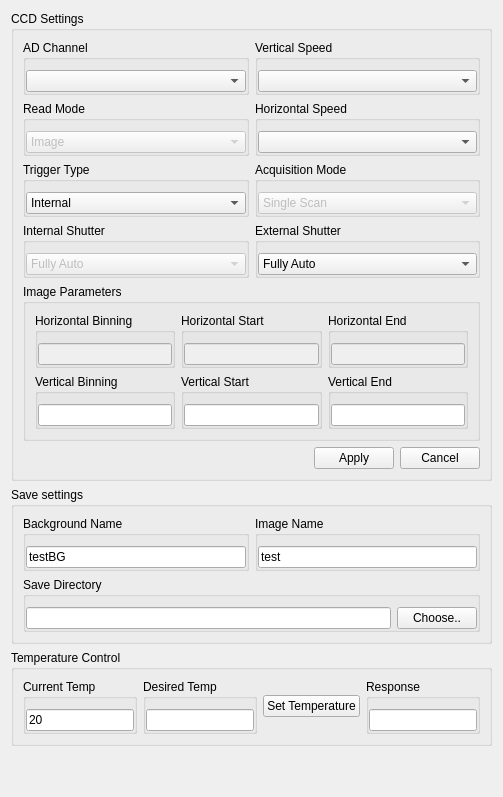
      <widget class="QWidget" name="tabSettings">
       <attribute name="title">
        <string>Settings</string>
       </attribute>
       <layout class="QVBoxLayout" name="verticalLayout_7">
        <item>
         <widget class="QGroupBox" name="gbSettings">
          <property name="title">
           <string>CCD Settings</string>
          </property>
          <layout class="QVBoxLayout" name="verticalLayout_5">
           <item>
            <layout class="QGridLayout" name="gridLayout_2">
             <item row="0" column="0">
              <widget class="QGroupBox" name="groupBox_6">
               <property name="title">
                <string>AD Channel</string>
               </property>
               <property name="flat">
                <bool>true</bool>
               </property>
               <layout class="QVBoxLayout" name="verticalLayout_4">
                <property name="leftMargin">
                 <number>0</number>
                </property>
                <property name="topMargin">
                 <number>10</number>
                </property>
                <property name="rightMargin">
                 <number>0</number>
                </property>
                <property name="bottomMargin">
                 <number>0</number>
                </property>
                <item>
                 <widget class="QComboBox" name="cSettingsADChannel"/>
                </item>
               </layout>
              </widget>
             </item>
             <item row="2" column="1">
              <widget class="QGroupBox" name="groupBox_13">
               <property name="title">
                <string>Horizontal Speed</string>
               </property>
               <property name="flat">
                <bool>true</bool>
               </property>
               <layout class="QHBoxLayout" name="horizontalLayout_11">
                <property name="leftMargin">
                 <number>0</number>
                </property>
                <property name="topMargin">
                 <number>10</number>
                </property>
                <property name="rightMargin">
                 <number>0</number>
                </property>
                <property name="bottomMargin">
                 <number>0</number>
                </property>
                <item>
                 <widget class="QComboBox" name="cSettingsHSS"/>
                </item>
               </layout>
              </widget>
             </item>
             <item row="0" column="1">
              <widget class="QGroupBox" name="groupBox_11">
               <property name="title">
                <string>Vertical Speed</string>
               </property>
               <property name="flat">
                <bool>true</bool>
               </property>
               <layout class="QHBoxLayout" name="horizontalLayout_9">
                <property name="leftMargin">
                 <number>0</number>
                </property>
                <property name="topMargin">
                 <number>10</number>
                </property>
                <property name="rightMargin">
                 <number>0</number>
                </property>
                <property name="bottomMargin">
                 <number>0</number>
                </property>
                <item>
                 <widget class="QComboBox" name="cSettingsVSS"/>
                </item>
               </layout>
              </widget>
             </item>
             <item row="2" column="0">
              <widget class="QGroupBox" name="groupBox_12">
               <property name="title">
                <string>Read Mode</string>
               </property>
               <property name="flat">
                <bool>true</bool>
               </property>
               <layout class="QHBoxLayout" name="horizontalLayout_10">
                <property name="leftMargin">
                 <number>0</number>
                </property>
                <property name="topMargin">
                 <number>10</number>
                </property>
                <property name="rightMargin">
                 <number>0</number>
                </property>
                <property name="bottomMargin">
                 <number>0</number>
                </property>
                <item>
                 <widget class="QComboBox" name="cSettingsReadMode">
                  <property name="enabled">
                   <bool>false</bool>
                  </property>
                  <property name="currentIndex">
                   <number>4</number>
                  </property>
                  <item>
                   <property name="text">
                    <string>Full Vertical Binning</string>
                   </property>
                  </item>
                  <item>
                   <property name="text">
                    <string>Multi-Track</string>
                   </property>
                  </item>
                  <item>
                   <property name="text">
                    <string>Random-Track</string>
                   </property>
                  </item>
                  <item>
                   <property name="text">
                    <string>Single-Track</string>
                   </property>
                  </item>
                  <item>
                   <property name="text">
                    <string>Image</string>
                   </property>
                  </item>
                 </widget>
                </item>
               </layout>
              </widget>
             </item>
             <item row="3" column="0">
              <widget class="QGroupBox" name="groupBox_14">
               <property name="title">
                <string>Trigger Type</string>
               </property>
               <property name="flat">
                <bool>true</bool>
               </property>
               <layout class="QHBoxLayout" name="horizontalLayout_12">
                <property name="leftMargin">
                 <number>0</number>
                </property>
                <property name="topMargin">
                 <number>10</number>
                </property>
                <property name="rightMargin">
                 <number>0</number>
                </property>
                <property name="bottomMargin">
                 <number>0</number>
                </property>
                <item>
                 <widget class="QComboBox" name="cSettingsTrigger">
                  <item>
                   <property name="text">
                    <string>Internal</string>
                   </property>
                  </item>
                  <item>
                   <property name="text">
                    <string>External</string>
                   </property>
                  </item>
                 </widget>
                </item>
               </layout>
              </widget>
             </item>
             <item row="3" column="1">
              <widget class="QGroupBox" name="groupBox_15">
               <property name="title">
                <string>Acquisition Mode</string>
               </property>
               <property name="flat">
                <bool>true</bool>
               </property>
               <layout class="QHBoxLayout" name="horizontalLayout_13">
                <property name="leftMargin">
                 <number>0</number>
                </property>
                <property name="topMargin">
                 <number>10</number>
                </property>
                <property name="rightMargin">
                 <number>0</number>
                </property>
                <property name="bottomMargin">
                 <number>0</number>
                </property>
                <item>
                 <widget class="QComboBox" name="cSettingsAcquisitionMode">
                  <property name="enabled">
                   <bool>false</bool>
                  </property>
                  <property name="currentIndex">
                   <number>1</number>
                  </property>
                  <item>
                   <property name="text">
                    <string>NA</string>
                   </property>
                  </item>
                  <item>
                   <property name="text">
                    <string>Single Scan</string>
                   </property>
                  </item>
                  <item>
                   <property name="text">
                    <string>Accumulate</string>
                   </property>
                  </item>
                  <item>
                   <property name="text">
                    <string>Kinetic</string>
                   </property>
                  </item>
                  <item>
                   <property name="text">
                    <string>Fast Kinetics</string>
                   </property>
                  </item>
                  <item>
                   <property name="text">
                    <string>Run till abort</string>
                   </property>
                  </item>
                  <item>
                   <property name="text">
                    <string>NA</string>
                   </property>
                  </item>
                  <item>
                   <property name="text">
                    <string>NA</string>
                   </property>
                  </item>
                  <item>
                   <property name="text">
                    <string>NA</string>
                   </property>
                  </item>
                  <item>
                   <property name="text">
                    <string>Time delayed integration</string>
                   </property>
                  </item>
                 </widget>
                </item>
               </layout>
              </widget>
             </item>
             <item row="4" column="1">
              <widget class="QGroupBox" name="groupBox_50">
               <property name="title">
                <string>External Shutter</string>
               </property>
               <property name="flat">
                <bool>true</bool>
               </property>
               <layout class="QHBoxLayout" name="horizontalLayout_42">
                <property name="leftMargin">
                 <number>0</number>
                </property>
                <property name="topMargin">
                 <number>10</number>
                </property>
                <property name="rightMargin">
                 <number>0</number>
                </property>
                <property name="bottomMargin">
                 <number>0</number>
                </property>
                <item>
                 <widget class="QComboBox" name="cSettingsShutterEx">
                  <item>
                   <property name="text">
                    <string>Fully Auto</string>
                   </property>
                  </item>
                  <item>
                   <property name="text">
                    <string>Permanently Open</string>
                   </property>
                  </item>
                  <item>
                   <property name="text">
                    <string>Permanently Closed</string>
                   </property>
                  </item>
                 </widget>
                </item>
               </layout>
              </widget>
             </item>
             <item row="4" column="0">
              <widget class="QGroupBox" name="groupBox_51">
               <property name="title">
                <string>Internal Shutter</string>
               </property>
               <property name="flat">
                <bool>true</bool>
               </property>
               <layout class="QHBoxLayout" name="horizontalLayout_43">
                <property name="leftMargin">
                 <number>0</number>
                </property>
                <property name="topMargin">
                 <number>10</number>
                </property>
                <property name="rightMargin">
                 <number>0</number>
                </property>
                <property name="bottomMargin">
                 <number>0</number>
                </property>
                <item>
                 <widget class="QComboBox" name="cSettingsShutter">
                  <property name="enabled">
                   <bool>false</bool>
                  </property>
                  <item>
                   <property name="text">
                    <string>Fully Auto</string>
                   </property>
                  </item>
                  <item>
                   <property name="text">
                    <string>Permanently Open</string>
                   </property>
                  </item>
                  <item>
                   <property name="text">
                    <string>Permanently Closed</string>
                   </property>
                  </item>
                 </widget>
                </item>
               </layout>
              </widget>
             </item>
            </layout>
           </item>
           <item>
            <widget class="QGroupBox" name="gbImageParams">
             <property name="enabled">
              <bool>true</bool>
             </property>
             <property name="title">
              <string>Image Parameters</string>
             </property>
             <layout class="QHBoxLayout" name="horizontalLayout_2">
              <item>
               <layout class="QGridLayout" name="gridLayout_4">
                <item row="0" column="1">
                 <widget class="QGroupBox" name="groupBox_18">
                  <property name="title">
                   <string>Horizontal Start</string>
                  </property>
                  <property name="flat">
                   <bool>true</bool>
                  </property>
                  <layout class="QHBoxLayout" name="horizontalLayout_16">
                   <property name="leftMargin">
                    <number>0</number>
                   </property>
                   <property name="topMargin">
                    <number>10</number>
                   </property>
                   <property name="rightMargin">
                    <number>0</number>
                   </property>
                   <property name="bottomMargin">
                    <number>0</number>
                   </property>
                   <item>
                    <widget class="QINumberEdit" name="tHStart">
                     <property name="enabled">
                      <bool>false</bool>
                     </property>
                    </widget>
                   </item>
                  </layout>
                 </widget>
                </item>
                <item row="2" column="0">
                 <widget class="QGroupBox" name="groupBox_17">
                  <property name="title">
                   <string>Vertical Binning</string>
                  </property>
                  <property name="flat">
                   <bool>true</bool>
                  </property>
                  <layout class="QHBoxLayout" name="horizontalLayout_15">
                   <property name="leftMargin">
                    <number>0</number>
                   </property>
                   <property name="topMargin">
                    <number>10</number>
                   </property>
                   <property name="rightMargin">
                    <number>0</number>
                   </property>
                   <property name="bottomMargin">
                    <number>0</number>
                   </property>
                   <item>
                    <widget class="QINumberEdit" name="tVBin">
                     <property name="enabled">
                      <bool>true</bool>
                     </property>
                    </widget>
                   </item>
                  </layout>
                 </widget>
                </item>
                <item row="0" column="0">
                 <widget class="QGroupBox" name="groupBox_16">
                  <property name="title">
                   <string>Horizontal Binning</string>
                  </property>
                  <property name="flat">
                   <bool>true</bool>
                  </property>
                  <layout class="QHBoxLayout" name="horizontalLayout_14">
                   <property name="leftMargin">
                    <number>0</number>
                   </property>
                   <property name="topMargin">
                    <number>10</number>
                   </property>
                   <property name="rightMargin">
                    <number>0</number>
                   </property>
                   <property name="bottomMargin">
                    <number>0</number>
                   </property>
                   <item>
                    <widget class="QINumberEdit" name="tHBin">
                     <property name="enabled">
                      <bool>false</bool>
                     </property>
                    </widget>
                   </item>
                  </layout>
                 </widget>
                </item>
                <item row="0" column="2">
                 <widget class="QGroupBox" name="groupBox_19">
                  <property name="title">
                   <string>Horizontal End</string>
                  </property>
                  <property name="flat">
                   <bool>true</bool>
                  </property>
                  <layout class="QHBoxLayout" name="horizontalLayout_17">
                   <property name="leftMargin">
                    <number>0</number>
                   </property>
                   <property name="topMargin">
                    <number>10</number>
                   </property>
                   <property name="rightMargin">
                    <number>0</number>
                   </property>
                   <property name="bottomMargin">
                    <number>0</number>
                   </property>
                   <item>
                    <widget class="QINumberEdit" name="tHEnd">
                     <property name="enabled">
                      <bool>false</bool>
                     </property>
                    </widget>
                   </item>
                  </layout>
                 </widget>
                </item>
                <item row="2" column="1">
                 <widget class="QGroupBox" name="groupBox_20">
                  <property name="title">
                   <string>Vertical Start</string>
                  </property>
                  <property name="flat">
                   <bool>true</bool>
                  </property>
                  <layout class="QHBoxLayout" name="horizontalLayout_18">
                   <property name="leftMargin">
                    <number>0</number>
                   </property>
                   <property name="topMargin">
                    <number>10</number>
                   </property>
                   <property name="rightMargin">
                    <number>0</number>
                   </property>
                   <property name="bottomMargin">
                    <number>0</number>
                   </property>
                   <item>
                    <widget class="QINumberEdit" name="tVStart"/>
                   </item>
                  </layout>
                 </widget>
                </item>
                <item row="2" column="2">
                 <widget class="QGroupBox" name="groupBox_21">
                  <property name="title">
                   <string>Vertical End</string>
                  </property>
                  <property name="flat">
                   <bool>true</bool>
                  </property>
                  <layout class="QHBoxLayout" name="horizontalLayout_19">
                   <property name="leftMargin">
                    <number>0</number>
                   </property>
                   <property name="topMargin">
                    <number>10</number>
                   </property>
                   <property name="rightMargin">
                    <number>0</number>
                   </property>
                   <property name="bottomMargin">
                    <number>0</number>
                   </property>
                   <item>
                    <widget class="QINumberEdit" name="tVEnd"/>
                   </item>
                  </layout>
                 </widget>
                </item>
               </layout>
              </item>
             </layout>
            </widget>
           </item>
           <item>
            <layout class="QHBoxLayout" name="horizontalLayout_3">
             <item>
              <spacer name="horizontalSpacer_2">
               <property name="orientation">
                <enum>Qt::Horizontal</enum>
               </property>
               <property name="sizeHint" stdset="0">
                <size>
                 <width>40</width>
                 <height>20</height>
                </size>
               </property>
              </spacer>
             </item>
             <item>
              <widget class="QPushButton" name="bSettingsApply">
               <property name="text">
                <string>Apply</string>
               </property>
              </widget>
             </item>
             <item>
              <widget class="QPushButton" name="bSettingsCancel">
               <property name="text">
                <string>Cancel</string>
               </property>
              </widget>
             </item>
            </layout>
           </item>
          </layout>
         </widget>
        </item>
        <item>
         <widget class="QGroupBox" name="groupBox_5">
          <property name="title">
           <string>Save settings</string>
          </property>
          <layout class="QVBoxLayout" name="verticalLayout_3">
           <item>
            <layout class="QHBoxLayout" name="horizontalLayout_7">
             <item>
              <widget class="QGroupBox" name="groupBox_8">
               <property name="title">
                <string>Background Name</string>
               </property>
               <property name="flat">
                <bool>true</bool>
               </property>
               <layout class="QHBoxLayout" name="horizontalLayout_8">
                <property name="leftMargin">
                 <number>0</number>
                </property>
                <property name="topMargin">
                 <number>10</number>
                </property>
                <property name="rightMargin">
                 <number>0</number>
                </property>
                <property name="bottomMargin">
                 <number>0</number>
                </property>
                <item>
                 <widget class="QLineEdit" name="tBackgroundName">
                  <property name="sizePolicy">
                   <sizepolicy hsizetype="Expanding" vsizetype="Fixed">
                    <horstretch>0</horstretch>
                    <verstretch>0</verstretch>
                   </sizepolicy>
                  </property>
                  <property name="text">
                   <string>testBG</string>
                  </property>
                 </widget>
                </item>
               </layout>
              </widget>
             </item>
             <item>
              <widget class="QGroupBox" name="groupBox_7">
               <property name="title">
                <string>Image Name</string>
               </property>
               <property name="flat">
                <bool>true</bool>
               </property>
               <layout class="QVBoxLayout" name="verticalLayout_6">
                <property name="leftMargin">
                 <number>0</number>
                </property>
                <property name="topMargin">
                 <number>10</number>
                </property>
                <property name="rightMargin">
                 <number>0</number>
                </property>
                <property name="bottomMargin">
                 <number>0</number>
                </property>
                <item>
                 <widget class="QLineEdit" name="tImageName">
                  <property name="text">
                   <string>test</string>
                  </property>
                 </widget>
                </item>
               </layout>
              </widget>
             </item>
            </layout>
           </item>
           <item>
            <widget class="QGroupBox" name="groupBox_9">
             <property name="title">
              <string>Save Directory</string>
             </property>
             <property name="flat">
              <bool>true</bool>
             </property>
             <layout class="QHBoxLayout" name="horizontalLayout_5">
              <property name="leftMargin">
               <number>0</number>
              </property>
              <property name="topMargin">
               <number>10</number>
              </property>
              <property name="rightMargin">
               <number>0</number>
              </property>
              <property name="bottomMargin">
               <number>0</number>
              </property>
              <item>
               <widget class="QLineEdit" name="tSettingsDirectory"/>
              </item>
              <item>
               <widget class="QPushButton" name="bSettingsDirectory">
                <property name="text">
                 <string>Choose..</string>
                </property>
               </widget>
              </item>
             </layout>
            </widget>
           </item>
          </layout>
         </widget>
        </item>
        <item>
         <widget class="QGroupBox" name="groupBox_3">
          <property name="title">
           <string>Temperature Control</string>
          </property>
          <layout class="QHBoxLayout" name="horizontalLayout_4">
           <item>
            <widget class="QGroupBox" name="groupBox_22">
             <property name="title">
              <string>Current Temp</string>
             </property>
             <property name="flat">
              <bool>true</bool>
             </property>
             <layout class="QHBoxLayout" name="horizontalLayout_20">
              <property name="leftMargin">
               <number>0</number>
              </property>
              <property name="topMargin">
               <number>10</number>
              </property>
              <property name="rightMargin">
               <number>0</number>
              </property>
              <property name="bottomMargin">
               <number>0</number>
              </property>
              <item>
               <widget class="QLineEdit" name="tSettingsCurrTemp">
                <property name="text">
                 <string>20</string>
                </property>
                <property name="readOnly">
                 <bool>true</bool>
                </property>
               </widget>
              </item>
             </layout>
            </widget>
           </item>
           <item>
            <widget class="QGroupBox" name="groupBox_23">
             <property name="title">
              <string>Desired Temp</string>
             </property>
             <property name="flat">
              <bool>true</bool>
             </property>
             <layout class="QHBoxLayout" name="horizontalLayout_21">
              <property name="leftMargin">
               <number>0</number>
              </property>
              <property name="topMargin">
               <number>10</number>
              </property>
              <property name="rightMargin">
               <number>0</number>
              </property>
              <property name="bottomMargin">
               <number>0</number>
              </property>
              <item>
               <widget class="QINumberEdit" name="tSettingsGotoTemp"/>
              </item>
             </layout>
            </widget>
           </item>
           <item>
            <widget class="QPushButton" name="bSetTemp">
             <property name="text">
              <string>Set Temperature</string>
             </property>
            </widget>
           </item>
           <item>
            <widget class="QGroupBox" name="groupBox_24">
             <property name="sizePolicy">
              <sizepolicy hsizetype="Preferred" vsizetype="Preferred">
               <horstretch>1</horstretch>
               <verstretch>0</verstretch>
              </sizepolicy>
             </property>
             <property name="title">
              <string>Response</string>
             </property>
             <property name="flat">
              <bool>true</bool>
             </property>
             <layout class="QHBoxLayout" name="horizontalLayout_22">
              <property name="leftMargin">
               <number>0</number>
              </property>
              <property name="topMargin">
               <number>10</number>
              </property>
              <property name="rightMargin">
               <number>0</number>
              </property>
              <property name="bottomMargin">
               <number>0</number>
              </property>
              <item>
               <widget class="QLineEdit" name="tSettingsTempResponse">
                <property name="sizePolicy">
                 <sizepolicy hsizetype="Expanding" vsizetype="Fixed">
                  <horstretch>1</horstretch>
                  <verstretch>0</verstretch>
                 </sizepolicy>
                </property>
                <property name="readOnly">
                 <bool>true</bool>
                </property>
               </widget>
              </item>
             </layout>
            </widget>
           </item>
          </layout>
         </widget>
        </item>
        <item>
         <spacer name="verticalSpacer">
          <property name="orientation">
           <enum>Qt::Vertical</enum>
          </property>
          <property name="sizeHint" stdset="0">
           <size>
            <width>20</width>
            <height>40</height>
           </size>
          </property>
         </spacer>
        </item>
       </layout>
      </widget>
